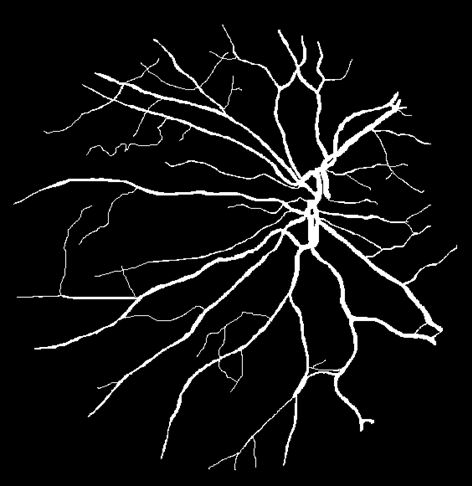
#> input picture kartinka_ch_b.JPG, 472 x 486 px, found by its file name
$ python skeleton_encoder.py
#> lines starting #> are read from the running program, lines starting #| are printed output that depends on the picture; after the words box and inside, x2 and y2 are one past the last pixel; in counts of white or black regions, pixels touching at a corner belong together
### preprocessing.py
import cv2


def preprocess(img):
    img_gray = cv2.cvtColor(img, cv2.COLOR_BGR2GRAY)
    ret, thresh = cv2.threshold(img_gray, 80, 255, cv2.THRESH_BINARY)

    return thresh

### opca.py
import cv2
import numpy as np


def is_first_condition(src, y, x):
    points = [
        (x, y - 1),
        (x + 1, y - 1),
        (x + 1, y),
        (x + 1, y + 1),
        (x, y + 1),
        (x - 1, y + 1),
        (x - 1, y),
        (x - 1, y - 1),
    ]
    sum = 0
    for i in range(8):
        sum += src[points[i]] / 255
    return 2 <= sum <= 6


def is_second_condition(src, y, x):
    points = [
        (x, y - 1),
        (x + 1, y - 1),
        (x + 1, y),
        (x + 1, y + 1),
        (x, y + 1),
        (x - 1, y + 1),
        (x - 1, y),
        (x - 1, y - 1),
    ]
    sum = 0
    for i in range(8):
        j = ((i + 2) - 2 + 1) % 8 + 2
        sum += abs(src[points[i]] / 255 - src[points[j - 2]] / 255)
    return sum == 2


def is_third_condition(src, y, x):
    points = [
        (x, y - 1),
        (x + 1, y),
        (x, y + 1),
        (x - 1, y),
        (x + 2, y),
        (x, y + 2),
    ]
    parts = [False] * 6
    for i in range(6):
        if i == 1 or i == 2:
            parts[i] = src[points[i]] / 255 == 1
        else:
            parts[i] = src[points[i]] / 255 == 0
    return not ((parts[1] and parts[3] and parts[4]) or (parts[2] and parts[0] and parts[5]))


def is_last_condition(src, y, x):
    points = [
        (x, y - 1),
        (x + 1, y - 1),
        (x + 1, y),
        (x + 1, y + 1),
        (x, y + 1),
        (x - 1, y + 1),
        (x - 1, y),
        (x - 1, y - 1),
    ]
    count = 0
    for i in range(4):
        parts = [False] * 3
        j = 2 * i + 1
        k = ((2 * (i + 1) + 1) - 2 + 3) % 8 + 2
        m = ((2 * (i + 1) + 1) - 2 + 5) % 8 + 2
        parts[0] = src[points[j]] / 255 == 0
        parts[1] = src[points[k - 2]] / 255 == 1
        parts[2] = src[points[m - 2]] / 255 == 1
        if parts[0] and parts[1] and parts[2]:
            count += 1
    return count == 4


def opca(src):
    res_points = []
    dst = src.copy()
    isEnd = False
    while not isEnd:
        isEnd = True
        matrix = np.ones(dst.shape, dtype=np.uint8)
        for x in range(1, src.shape[0] - 1):
            for y in range(1, src.shape[1] - 1):
                if dst[x, y] / 255 == 1:
                    if (is_first_condition(dst, y, x) and is_second_condition(dst, y, x)
                            and is_third_condition(dst, y, x)):
                        matrix[x, y] = 0
                        isEnd = False
        dst = cv2.multiply(dst, matrix)
    for y in range(1, src.shape[0] - 1):
        for x in range(1, src.shape[1] - 1):
            if dst[y, x] / 255 == 1:
                if is_last_condition(dst, y, x):
                    dst[x, y] = 0
                else:
                    res_points.append((x, y))
    return res_points

### skeleton_vectorization.py
import numpy as np
import math


def remove_redundant_points(coords, n):
    filtered_coords = []
    for i in range(len(coords)):
        is_redundant = False
        for j in range(len(filtered_coords)):
            distance = math.sqrt((coords[i][0] - filtered_coords[j][0])**2 + (coords[i][1] - filtered_coords[j][1])**2)
            if distance < n:
                is_redundant = True
                break
        if not is_redundant:
            filtered_coords.append(coords[i])
    return filtered_coords


def find_circles(img, skeleton):
    circles = []
    filtered_skeleton = remove_redundant_points(skeleton, 2)
    for y, x in filtered_skeleton:
        for r in range(13, -1, -1):
            if x-r >= 0 and y-r >= 0 and x+r <= img.shape[0] and y-r <= img.shape[1] and np.min(img[x-r:x+r+1, y-r:y+r+1]) == 255:
                circles.append((x, y, r))
                break
    return circles

### file_operations.py
import json

import numpy as np


def write(size, res, name):
    if type(res) is list:
        with open(name, 'w') as fw:
            json.dump((size, res), fw)
    else:
        with open(name, 'wb') as fw:
            np.save(fw, size, allow_pickle=True)
            np.save(fw, res, allow_pickle=True)


# [9 lines left out: function read, not called in this run]

### skeleton_encoder.py
import cv2
from preprocessing import preprocess
from opca import opca
from file_operations import write
from skeleton_vectorization import find_circles

img = cv2.imread("kartinka_ch_b.jpg")
#> img is the input picture: shape (486, 472, 3); min 0, max 255, mean 16.1

preprocessed_img = preprocess(img)
#> in preprocess, `ret, thresh = cv2.threshold(img_gray, 80, 255, cv2.THRESH_BINARY)`:
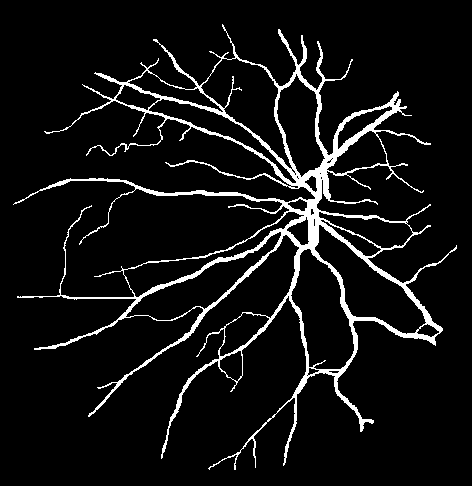
#> thresh: shape (486, 472); 7.1% white; 1 white region, box (x1, y1, x2, y2) and area: (13, 24, 457, 470) 16305

skeleton = opca(preprocessed_img)
#> the loop in opca, `while not isEnd:` made 7 passes
#> pass 1, in opca, `dst = cv2.multiply(dst, matrix)`:
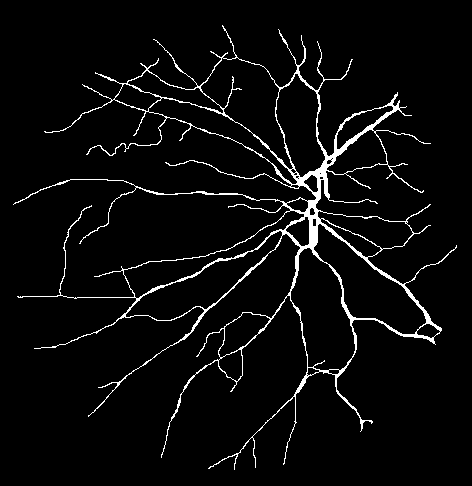
#> dst: shape (486, 472); 4.3% white in thin lines or dots, all inside (x1, y1, x2, y2) = (13, 25, 457, 470)
#> pass 2, in opca, `dst = cv2.multiply(dst, matrix)`:
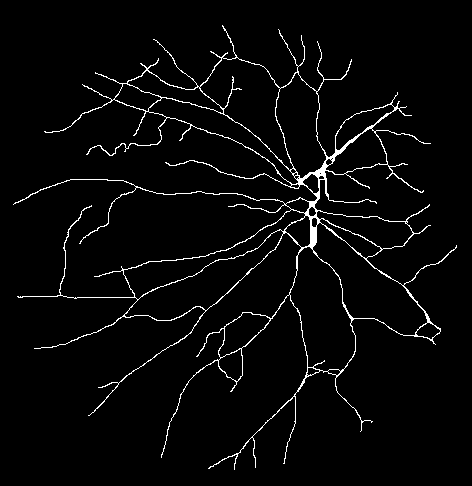
#> dst: shape (486, 472); 3.2% white in thin lines or dots, all inside (x1, y1, x2, y2) = (13, 25, 457, 470)
#> pass 3, in opca, `dst = cv2.multiply(dst, matrix)`:
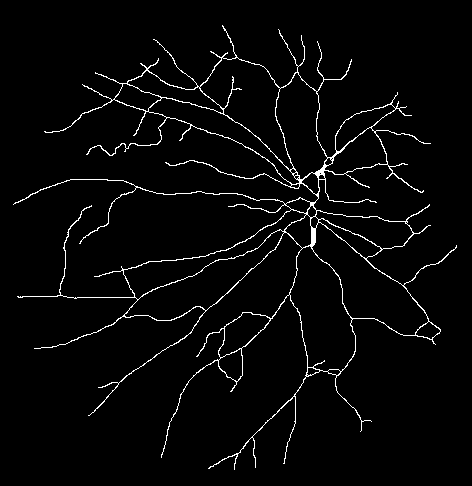
#> dst: shape (486, 472); 3% white in thin lines or dots, all inside (x1, y1, x2, y2) = (13, 25, 457, 470)
#> after the loop in opca, `while not isEnd:`:
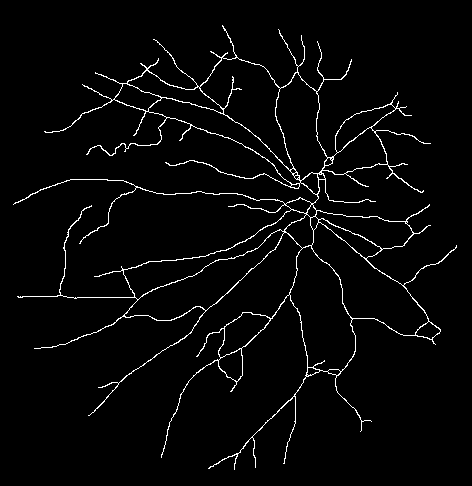
#> dst: shape (486, 472); 2.9% white in thin lines or dots, all inside (x1, y1, x2, y2) = (13, 25, 457, 470)
#> after the loop in opca, `while not isEnd:`: matrix: shape (486, 472); every value is 1
#> skeleton = 6646 pairs, first value 13 to 456, second value 25 to 469
circles = find_circles(preprocessed_img, skeleton)
#> after the loop in remove_redundant_points, `for i in range(len(coords)):`: filtered_coords = 2623 pairs, first value 13 to 456, second value 25 to 469
#> in find_circles, `filtered_skeleton = remove_redundant_points(skeleton, 2)`: filtered_skeleton has the same summary as filtered_coords in remove_redundant_points
#> the loop in find_circles, `for y, x in filtered_skeleton:` made 2623 passes
#> (y, x) on passes 1 to 3: (222, 25), (223, 27), (224, 29)
#> after the loop in find_circles, `for y, x in filtered_skeleton:`: circles = 2623 items, first 6: (25, 222, 0), (27, 223, 0), (29, 224, 0), (29, 278, 0), (31, 226, 0), (31, 279, 1)

write((preprocessed_img.shape[0], preprocessed_img.shape[1]), circles, "skeleton_res.txt")
